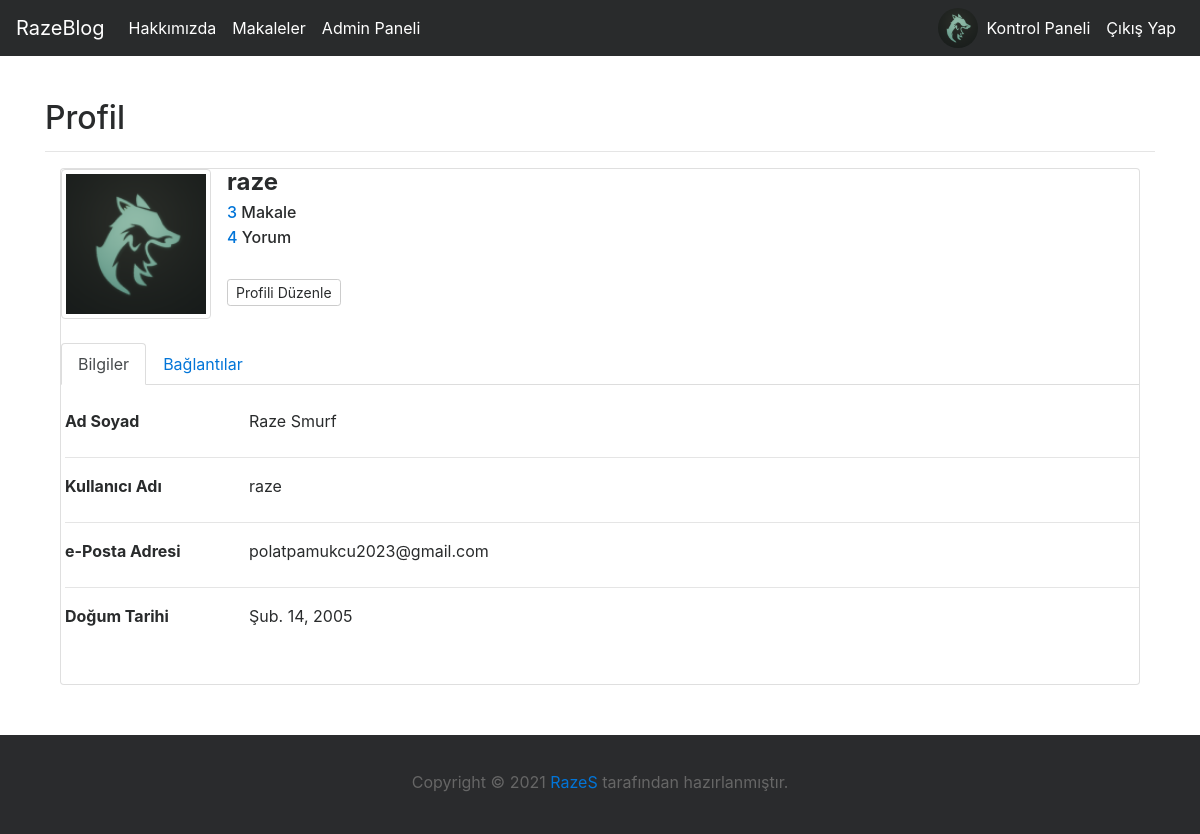
The page /user/profile/ (signed in) on the database its author committed.
### user/models.py (models this page shows, shortened)
class userInfo(models.Model):
    user = models.OneToOneField("auth.User", on_delete=models.CASCADE,verbose_name="Kullanıcı Adı",related_name="userinfo")
    username = models.CharField(blank = True,null = True,verbose_name="Kullanıcı Adı",max_length=50)
    profile_image = models.FileField(verbose_name="Pofil Fotoğrafı Ekle",upload_to="profile_pics",default='/profile_pics/default.jpg')
    full_name = models.CharField(blank = True,null = True,verbose_name="Ad Soyad",max_length=50)
    email_address = models.EmailField(blank = True,null = True,verbose_name="e-Posta Adresi")
    birth_date = models.DateField(blank = True,null = True,verbose_name="Doğum Tarihi (GG/AA/YY)")

### user/views.py (the view)
# urls.py: path('profile/',views.userProfile,name = "userProfile"),
@login_required(login_url="user:loginUser")
def userProfile(request):
    user_info = request.user.userinfo
    user_comments = Comment.objects.filter(comment_author = request.user.username)
    user_articles = Article.objects.filter(author = request.user)
    comments_len = len(user_comments)
    articles_len = len(user_articles)
    context = {
        "user_info" : user_info,
        "user_comments" : user_comments,
        "comments_len" : comments_len,
        "user_articles" : user_articles,
        "articles_len" : articles_len,
    }
    return render(request,"profile.html",context)

### templates/profile.html (shortened to what this page needs)
{% extends "layout.html" %}
{% block body %}
<h2>Profil</h2>
<hr>
<div class="container">
    <div class="row">
        <div class="col-12">
            <div class="card">
                <div class="card-body">
                    <div class="card-title mb-4">
                        <div class="d-flex justify-content-start">
                            <div class="image-container">
                                {% if user_info.profile_image.url %}
                                <img src="{{user_info.profile_image.url}}" id="imgProfile" style="width: 150px; height: 150px" class="img-thumbnail" />
                                {% else %}
                                <img src="https://cdn.pixabay.com/photo/2015/10/05/22/37/blank-profile-picture-973460_1280.png" id="imgProfile" style="width: 150px; height: 150px" class="img-thumbnail" />
                                {% endif %}
                            </div>
                            <div class="userData ml-3">
                                <h2 class="d-block" style="font-size: 1.5rem; font-weight: bold">{{request.user.username}}</h2>
                                <h6 class="d-block"><a href="javascript:void(0)">{{articles_len}}</a> Makale</h6>
                                <h6 class="d-block"><a href="javascript:void(0)">{{comments_len}}</a> Yorum</h6>
                                <br>
                                <a href="{% url 'user:editProfile' %}" style="float: right;margin-top:auto" class="btn btn-secondary btn-sm">Profili Düzenle</a>
                            </div>
                        </div>
                    </div>
                    <div class="row">
                        <div class="col-12">
                            <ul class="nav nav-tabs mb-4" id="myTab" role="tablist">
                                <li class="nav-item">
                                    <a class="nav-link active" id="basicInfo-tab" data-toggle="tab" href="#basicInfo" role="tab" aria-controls="basicInfo" aria-selected="true">Bilgiler</a>
                                </li>
                                <li class="nav-item">
                                    <a class="nav-link" id="connectedServices-tab" data-toggle="tab" href="#connectedServices" role="tab" aria-controls="connectedServices" aria-selected="false">Bağlantılar</a>
                                </li>
                            </ul>
                            <div class="tab-content ml-1" id="myTabContent">
                                <div class="tab-pane fade show active" id="basicInfo" role="tabpanel" aria-labelledby="basicInfo-tab">
                                    <div class="row">
                                        <div class="col-sm-3 col-md-2 col-5">
                                            <label style="font-weight:bold;">Ad Soyad</label>
                                        </div>
                                        <div class="col-md-8 col-6">
                                            {% if user_info.full_name %}
                                            {{user_info.full_name}}
                                            {% else %}
                                            &ltBelirtilmemiş&gt
                                            {% endif %}
                                        </div>
                                    </div>
                                    <hr />
                                    <div class="row">
                                        <div class="col-sm-3 col-md-2 col-5">
                                            <label style="font-weight:bold;">Kullanıcı Adı</label>
                                        </div>
                                        <div class="col-md-8 col-6">
                                            {{request.user.username}}
                                        </div>
                                    </div>
                                    <hr />
                                    <div class="row">
                                        <div class="col-sm-3 col-md-2 col-5">
                                            <label style="font-weight:bold;">e-Posta Adresi</label>
                                        </div>
                                        <div class="col-md-8 col-6">
                                            {% if user_info.email_address %}
                                            {{user_info.email_address}}
                                            {% else %}
                                            &ltBelirtilmemiş&gt
                                            {% endif %}
                                        </div>
                                    </div>
                                    <hr />
                                    <div class="row">
                                        <div class="col-sm-3 col-md-2 col-5">
                                            <label style="font-weight:bold;">Doğum Tarihi</label>
                                        </div>
                                        <div class="col-md-8 col-6">
                                            {% if user_info.birth_date %}
                                            {{user_info.birth_date}}
                                            {% else %}
                                            &ltBelirtilmemiş&gt
                                            {% endif %}
                                        </div>
                                    </div>
                                    <br>
                                </div>
                                <br>
                            </div>
                        </div>
                    </div>
                </div>
            </div>
        </div>
    </div>
</div>
{% endblock body %}

### templates/includes/navbar.html (shortened to what this page needs)
<nav class="navbar navbar-toggleable-md navbar-inverse fixed-top bg-inverse">
    <a class="navbar-brand" href="/">RazeBlog</a>
    <div class="collapse navbar-collapse" id="navbarCollapse">
      <ul class="navbar-nav mr-auto">
        <li class="nav-item active">
          <a class="nav-link" href="{% url 'about' %}">Hakkımızda<span class="sr-only">(current)</span></a>
        </li>
        <li class="nav-item active">
          <a class="nav-link" href="{% url 'article:articles' %}">Makaleler<span class="sr-only">(current)</span></a>
        </li>
        <li class="nav-item active">
          <a class="nav-link" href="http://127.0.0.1:8000/admin">Admin Paneli<span class="sr-only">(current)</span></a>
        </li>
      </ul>
      <ul class="navbar-nav ml-auto">
        {% if request.user.is_authenticated %}
        <li class="nav-item active">
          {% load static %}
              {% if user_info.profile_image %}
                <a href="/user/profile"><img src="{{user_info.profile_image.url}}" class="rounded-circle z-depth-2" alt="avatar" width="40" height="40"></a>
              {% else %}
                <a href="/user/profile"><img src="https://cdn.pixabay.com/photo/2015/10/05/22/37/blank-profile-picture-973460_1280.png" class="rounded-circle z-depth-2" alt="avatar" width="40" height="40"></a>
              {% endif %}
        </li>
        <li class="nav-item active">
          <a class="nav-link" href="{% url 'article:dashboard' %}">Kontrol Paneli<span class="sr-only">(current)</span></a>
        </li>
        <li class="nav-item active">
          <a class="nav-link" href="{% url 'user:logoutUser' %}">Çıkış Yap<span class="sr-only">(current)</span></a>
        </li>
        {% endif %}
      </ul>
    </div>
  </nav>

### rows shown on the page
userInfo: profile_image (picture), full_name "Raze Smurf", email_address "polatpamukcu2023@gmail.com", birth_date "Şub. 14, 2005"

### other values the page prints
{{ request.user.username }} "raze"
{{ articles_len }} "3"
{{ comments_len }} "4"
